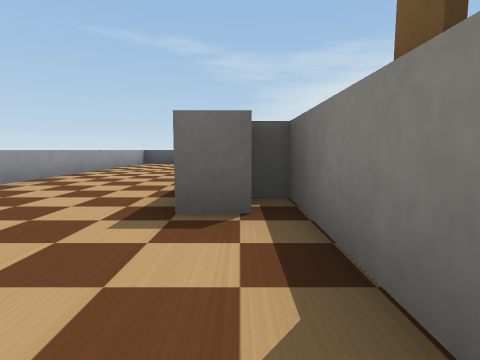
view 1 (above)

17 first-person views from a walk through a robot-simulator world made for Webots. The camera is 0.25 m above the floor, tilts 6° down and sees 80° across. The floor is counted in squares, 0.5 m on a side. Each view is taken from the middle of a square. On the plan, view 1 faces up. The plan holds only what a view shows up to about 9 squares ahead; the rest is blank. Robots are left out. Webots' stock objects and surfaces are drawn as simple stand-ins. Door leaves are left out.

view 2
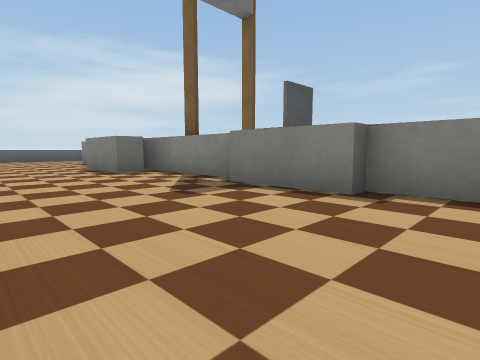

view 3
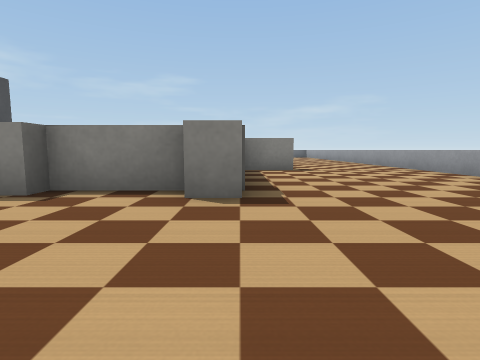

view 4
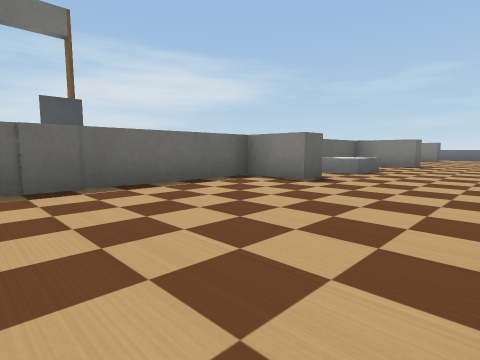

view 5
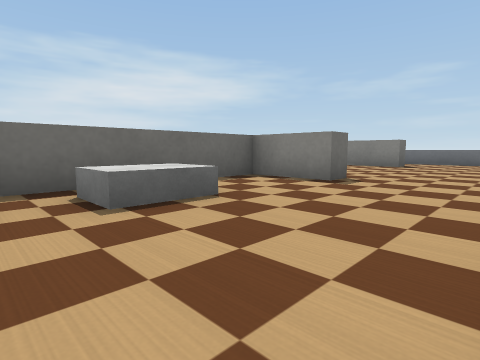

view 6
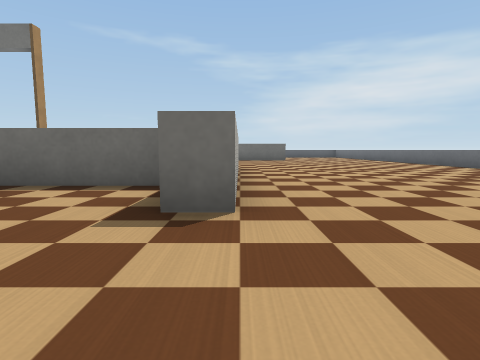

view 7
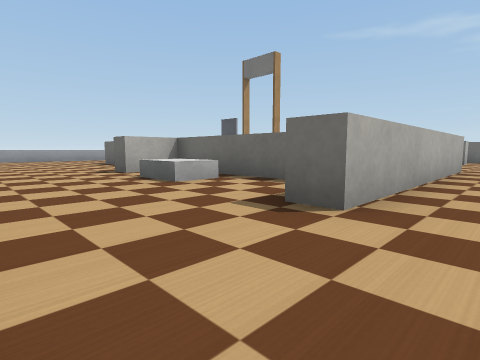

view 8
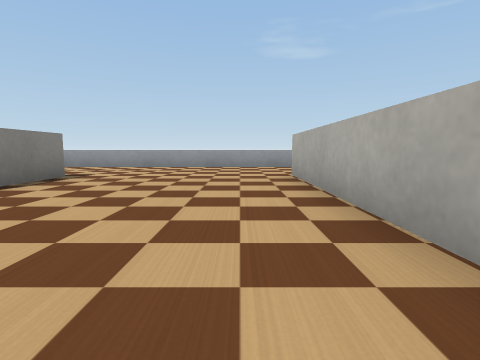

view 9
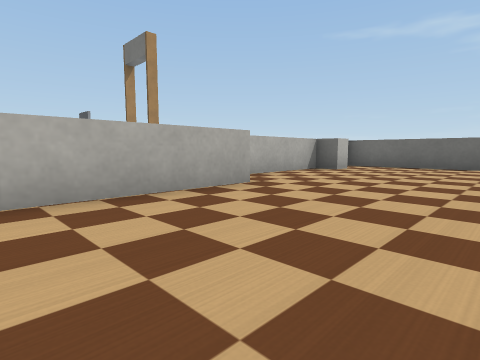

view 10
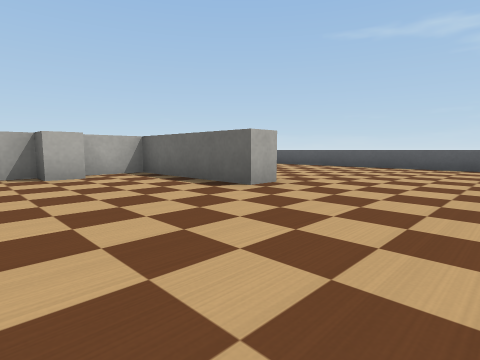

view 11
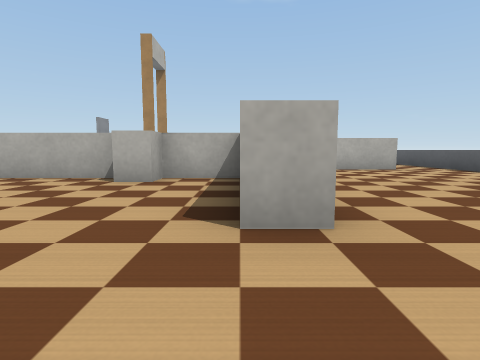

view 12
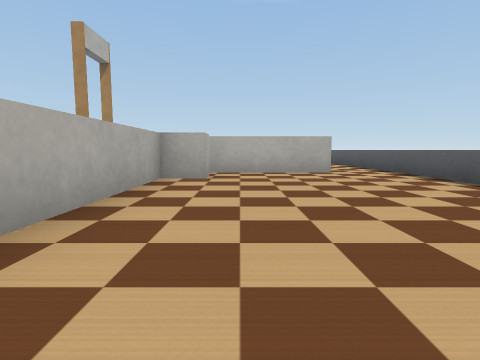

view 13
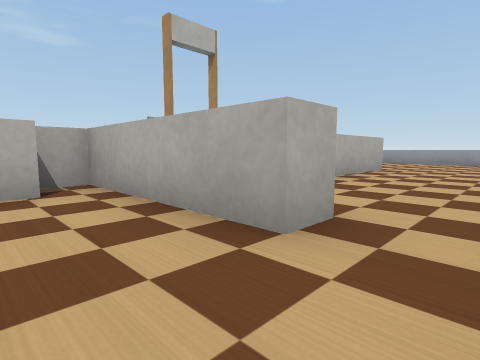

view 14
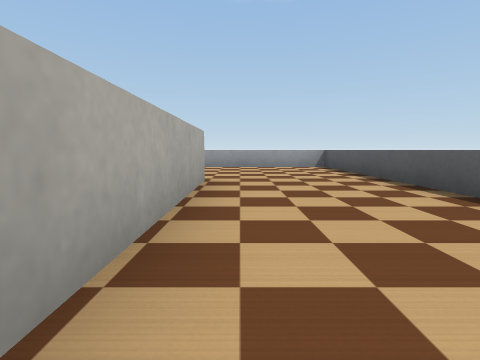

view 15
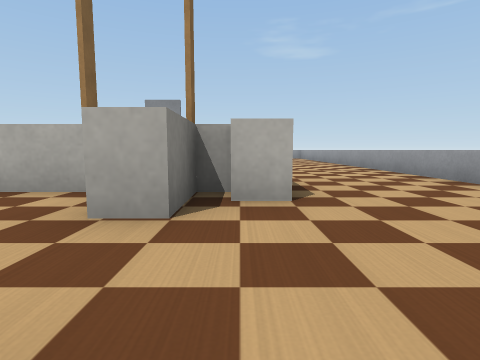

view 16
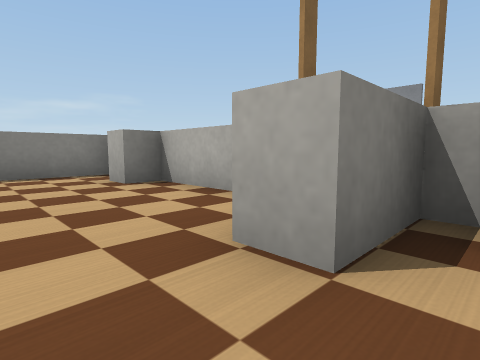

view 17
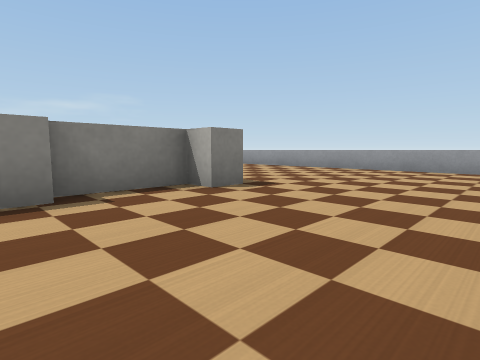

### Floor plan
Key: @ floor where view 1 was taken; # wall or solid block; . floor; D open door; C chair; S sink.
Columns run from 4 left of view 1 to 17 right of it. Each row starts with its distance up from view 1.
 11 ###################
 10 #..................
  9 #.........#........
  8 #.........#........
  7 #....######.........
  6 #.........#.#.......
  5 #.........#######...
  4 #...##..###  #......
  3 #...#####    #......
  2 #...#D       #......
  1 #....        #....
  0 #...@ C      #.......#
 -1 #...# C      ##......#
 -2 #...##        #......
 -3  ....#        #.....
 -4  ....#        #....
 -5  ...###########....#
 -6  .......##SS..#....#
 -7  ....................
 -8   ...................#
 -9   ...................
-10   #########  ########

Where each view was taken, in squares from view 1:
view 1: 0 up, 0 right, facing up
view 2: 4 down, 3 left, facing up-right
view 3: 5 down, 3 left, facing right
view 4: 9 down, 0 right, facing up-right
view 5: 9 down, 5 right, facing up-right
view 6: 9 down, 10 right, facing up
view 7: 9 down, 11 right, facing up-left
view 8: 1 down, 11 right, facing down
view 9: 4 down, 13 right, facing up-left
view 10: 2 up, 15 right, facing up-left
view 11: 5 up, 14 right, facing left
view 12: 7 up, 13 right, facing left
view 13: 10 up, 8 right, facing down-left
view 14: 8 up, 5 right, facing left
view 15: 7 up, 0 right, facing down
view 16: 6 up, 0 right, facing down-right
view 17: 2 down, 3 left, facing down-right
